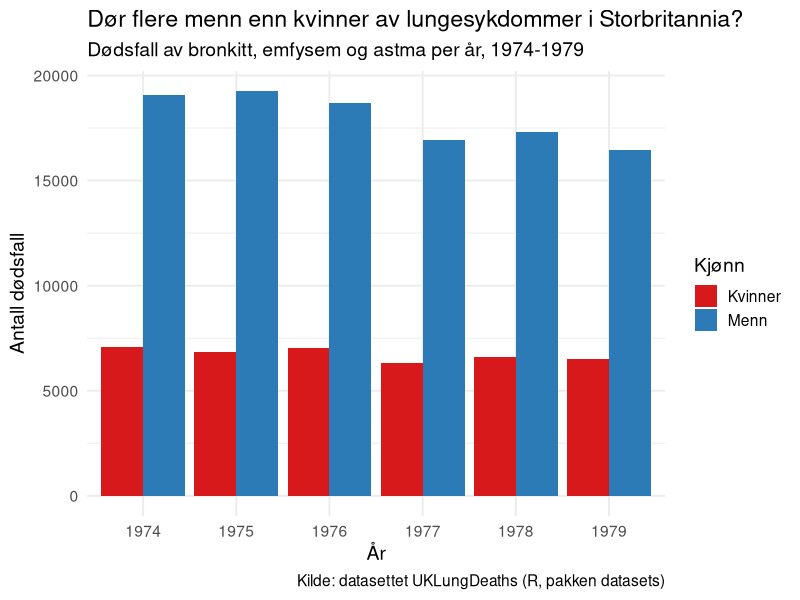
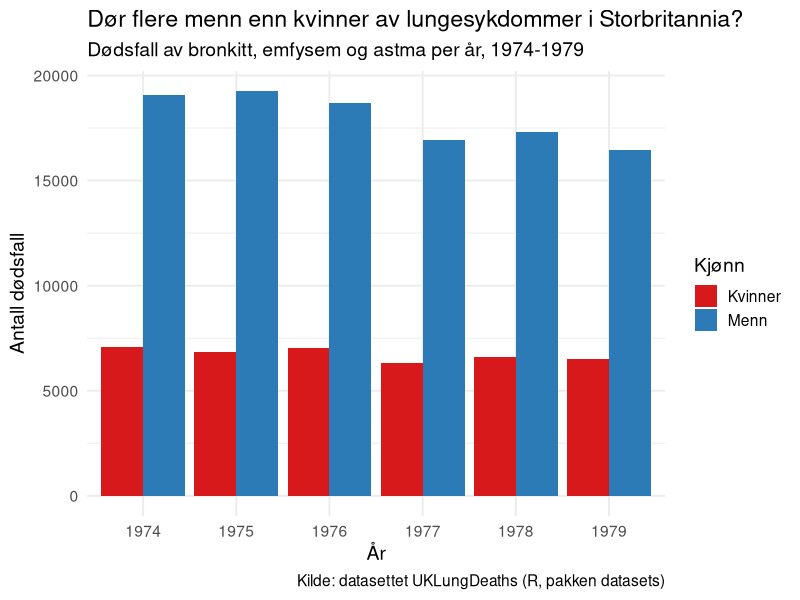

Reproduce these figures in R, in order.
library(tidyverse)

lung <- tibble(
  year   = floor(time(ldeaths)),
  month  = cycle(ldeaths),
  male   = as.numeric(mdeaths),
  female = as.numeric(fdeaths)
)

# Gjør tabellen lang: kjønn blir en kolonne
lung_long <- lung |>
  pivot_longer(cols = c(male, female),
               names_to = "sex",
               values_to = "deaths") |>
  mutate(sex = recode(sex, male = "Menn", female = "Kvinner"))

# Totalt antall dødsfall per år og kjønn
yearly <- lung_long |>
  group_by(year, sex) |>
  summarise(total = sum(deaths), .groups = "drop")

# Plott
ggplot(yearly, aes(x = factor(year), y = total, fill = sex)) +
  geom_col(position = "dodge") +
  scale_fill_manual(values = c("Menn" = "#2C7BB6", "Kvinner" = "#D7191C")) +
  labs(
    title = "Dør flere menn enn kvinner av lungesykdommer i Storbritannia?",
    subtitle = "Dødsfall av bronkitt, emfysem og astma per år, 1974-1979",
    x = "År",
    y = "Antall dødsfall",
    fill = "Kjønn",
    caption = "Kilde: datasettet UKLungDeaths (R, pakken datasets)"
  ) +
  theme_minimal(base_size = 14)

ggsave("lung_deaths_by_sex.png", width = 8, height = 5, dpi = 300)
